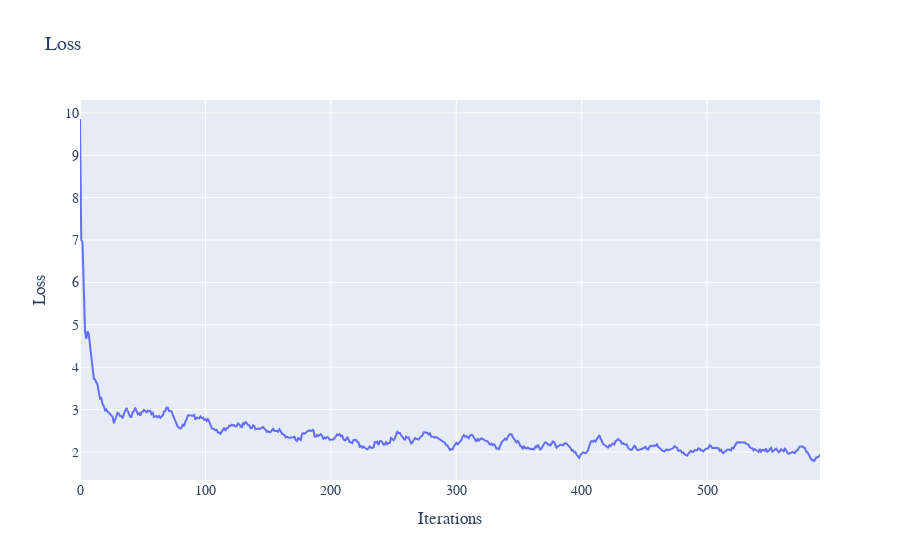

Notebook code for this chart:
### Code cell
eq = LQG()
model = MODEL_CONFIG = {
    "hidden_dim": 64,
    "learning_rate": 1e-3,
    "loss_weights": (1, 6),
    "sampling_method": "uniform",
    "lr_decay": 0.98,
    "network_type": "RES",
    "optimiser": "Adam",
    "method": "Galerkin"
}
solver = DeepPDESolver(model, eq)
losses = list(solver.train(600))
plot_losses(losses)

### Figure 1 — Plotly figure (JSON) as saved in the notebook; plotly's stock layout.template omitted (floating-point values rounded to 4 significant figures; data arrays with more than 128 entries replaced by an {"elided": "..."} marker saying what was removed)
{"data": [{"mode": "lines", "name": "Error at x=0.1", "type": "scatter", "x": {"elided": "591 int values"}, "xaxis": "x", "y": {"elided": "591 float values"}, "yaxis": "y"}], "layout": {"font": {"family": "Courier New, monospace", "size": 14}, "title": {"text": "Loss"}, "xaxis": {"anchor": "y", "domain": [0, 1], "title": {"text": "Iterations"}}, "yaxis": {"anchor": "x", "domain": [0, 1], "title": {"text": "Loss"}}}}
